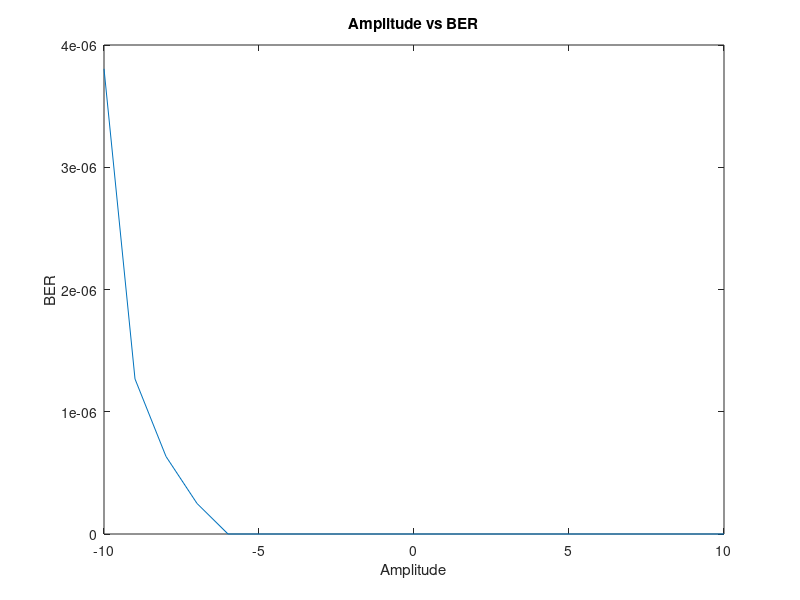

Recreate this plot in MATLAB.

x = [-10 -9 -8 -7 -6 -5 -4 -3 -2 -1 0 1 2 3 4 5 6 7 8 9 10];
y = [3.8052e-06 1.2684e-06 6.3420e-07 0.25e-06 0 0 0 0 0 0 0 0 0 0 0 0 0 0 0 0 0];

plot(x,y);
xlabel('Amplitude'); 
ylabel('BER'); 
title('Amplitude vs BER'); 